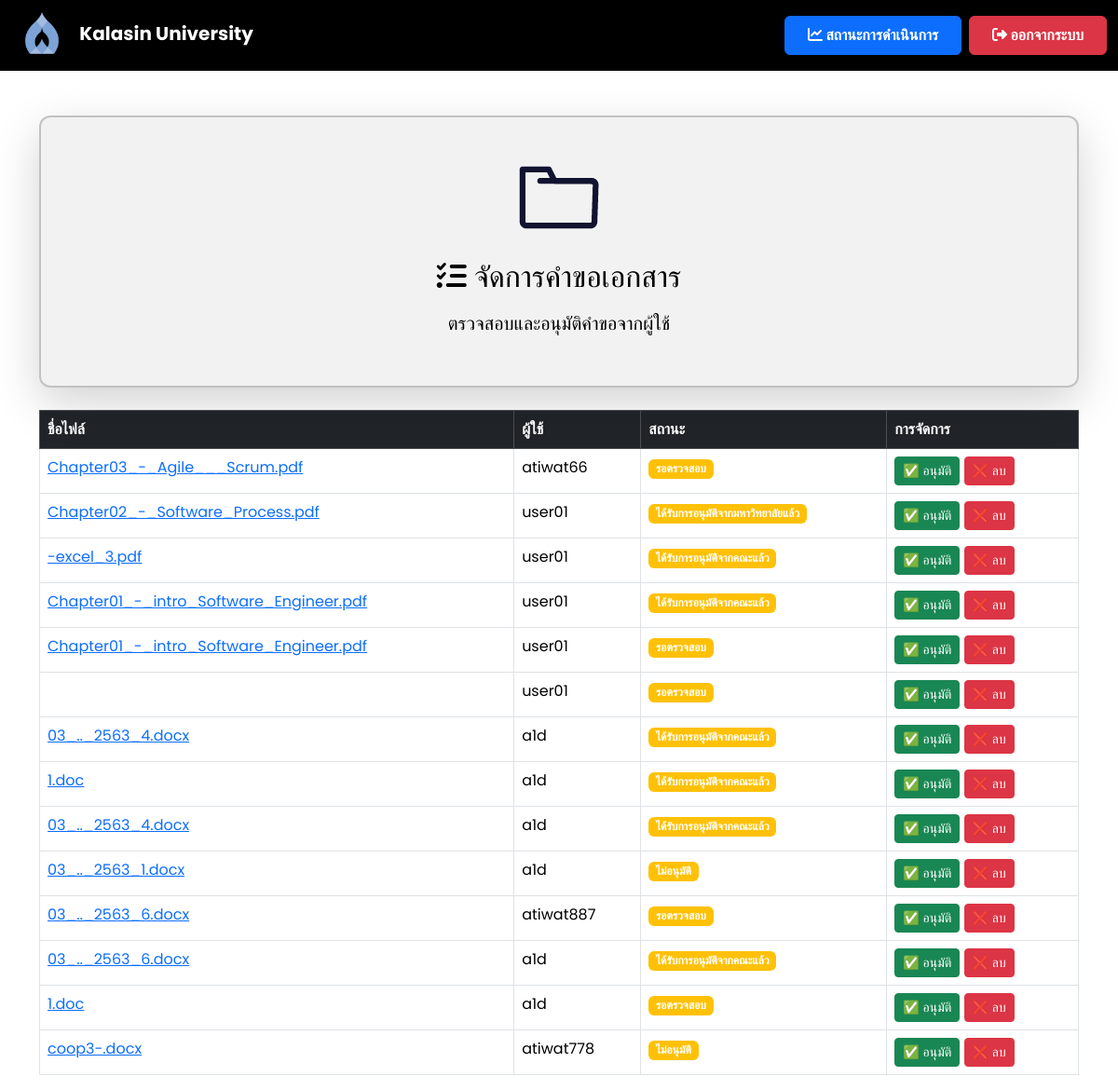
The app's page /manage_requests (signed in), older data.
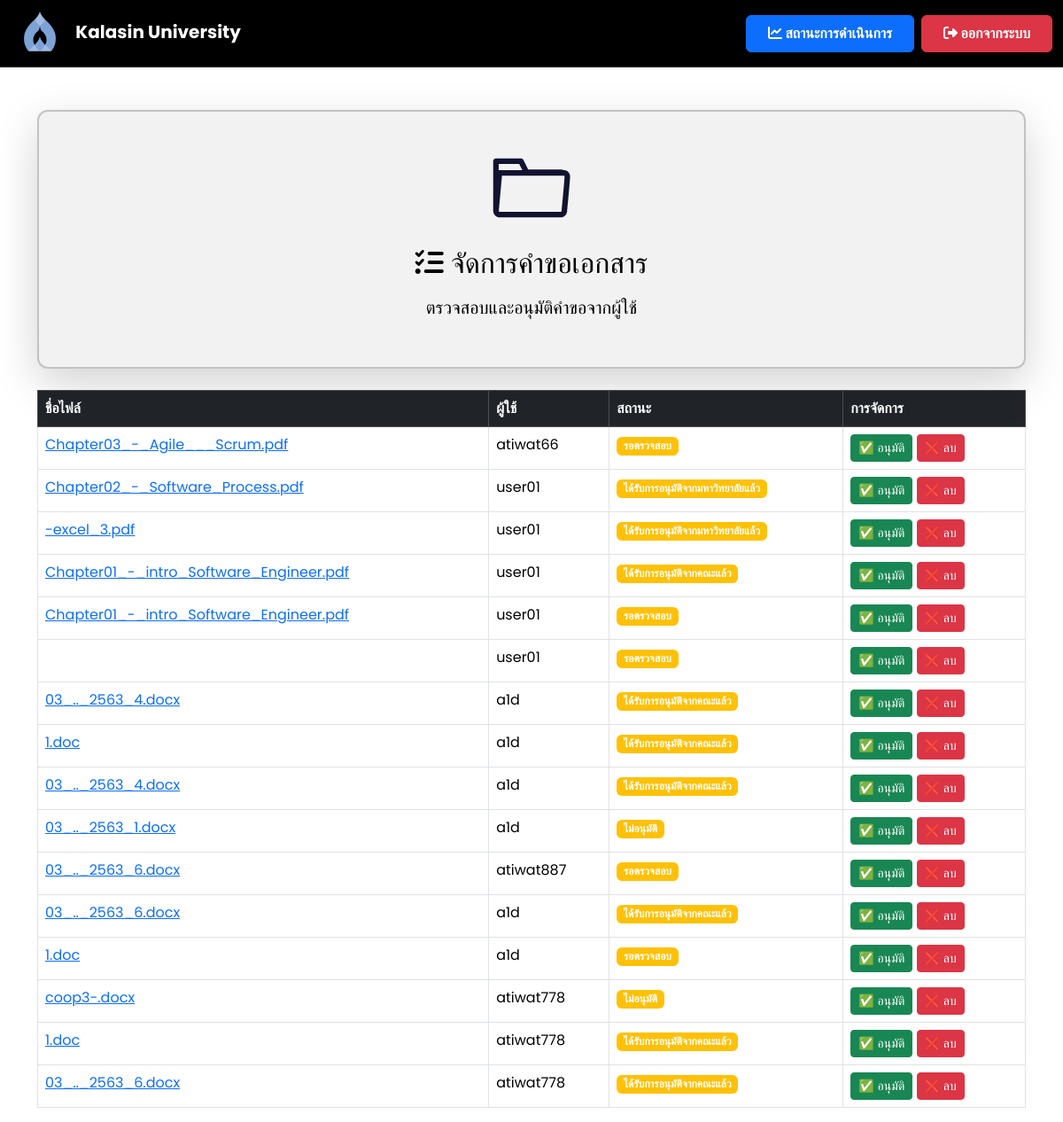
The same page, newer data.
### models.py (models this page shows)
class File(db.Model):
    id = db.Column(db.Integer, primary_key=True)
    filename = db.Column(db.String(255), nullable=False)
    file_path = db.Column(db.String(255), nullable=True)
    status = db.Column(db.String(50), nullable=False, default="รอตรวจสอบ")
    comment = db.Column(db.Text, nullable=True)
    user_id = db.Column(db.Integer, db.ForeignKey('user.id'), nullable=False)
    upload_date = db.Column(db.DateTime, default=db.func.current_timestamp())
    review_date = db.Column(db.DateTime, nullable=True)
    approve_date = db.Column(db.DateTime, nullable=True)
    user = db.relationship('User', back_populates='files')

class User(db.Model):
    id = db.Column(db.Integer, primary_key=True)
    username = db.Column(db.String(100), nullable=False, unique=True)
    role = db.Column(db.String(50), nullable=False)
    faculty = db.Column(db.String(100), nullable=True)
    document_requests = db.relationship('DocumentRequest', back_populates='user', lazy=True)
    files = db.relationship('File', back_populates='user', lazy=True)  # ✅ เพิ่มตรงนี้

### app.py (the view)
@app.route('/manage_requests')
def manage_requests():
    if 'user_id' not in session or session.get('role') not in ['admin', 'admin_university']:
        flash("⚠️ กรุณาเข้าสู่ระบบก่อน!", "warning")
        return redirect(url_for('login'))  # ถ้าไม่ได้ login ให้กลับไปหน้า login
    files = File.query.all()
    response = make_response(render_template('manage_requests.html', files=files))
    response.headers['Cache-Control'] = 'no-store, no-cache, must-revalidate, max-age=0'
    response.headers['Pragma'] = 'no-cache'
    response.headers['Expires'] = '0'
    return response

### templates/manage_requests.html (shortened to what this page needs)
<!DOCTYPE html>
<html lang="th">
<head>
    <link href="https://cdn.jsdelivr.net/npm/bootstrap@5.3.3/dist/css/bootstrap.min.css" rel="stylesheet">
    <link rel="stylesheet" href="https://cdnjs.cloudflare.com/ajax/libs/font-awesome/6.4.2/css/all.min.css">
</head>
<body>
    <nav class="navbar navbar-expand-lg navbar-dark">
        <div class="container-fluid">
            <a class="navbar-brand ms-2" href="{{ url_for('faculty_dashboard') }}">
                <img src="{{ url_for('static', filename='images/Kalasin_University_Seal.svg.png') }}"
                     alt="Kalasin University Logo" style="height: 50px; margin-right: 10px;">
                <strong>Kalasin University</strong>
            </a>
            <div class="ms-auto d-flex">
                <a href="{{ url_for('status') }}" class="btn btn-primary fw-bold px-4 py-2 me-2">
                    <i class="fas fa-chart-line"></i> สถานะการดำเนินการ
                </a>
                <a href="{{ url_for('logout') }}" class="btn btn-danger fw-bold px-4 py-2">
                    <i class="fas fa-sign-out-alt"></i> ออกจากระบบ
                </a>
            </div>
        </div>
    </nav>
<div class="container mt-5 d-flex justify-content-center">
    <div class="card shadow-lg" style="width: 1500px;">
        <div class="card-body d-flex flex-column align-items-center text-center">
            <img src="static/images/diiodid.gif" alt="Document Management" class="img-fluid mb-3" style="width: 100px; height: 100px;">
            <div>
                <h2 class="mb-3"><i class="fas fa-tasks"></i> จัดการคำขอเอกสาร</h2>
                <p class="lead">ตรวจสอบและอนุมัติคำขอจากผู้ใช้</p>
            </div>
        </div>
    </div>
</div>
    <div class="container mt-4">
        <table class="table table-bordered mt-3">
            <thead class="table-dark">
                <tr>
                    <th>ชื่อไฟล์</th>
                    <th>ผู้ใช้</th>
                    <th>สถานะ</th>
                    <th>การจัดการ</th>
                </tr>
            </thead>
            <tbody>
                {% for file in files %}
                <tr>
                    <td>
                        <a href="{{ url_for('uploaded_file', filename=file.filename) }}" target="_blank">
                            {{ file.filename }}
                        </a>
                    </td>
                    <td>{{ file.user.username }}</td>
                    <td>
                        <span class="badge {% if file.status == 'อนุมัติแล้ว' %} bg-success {% else %} bg-warning {% endif %}">
                            {{ file.status }}
                        </span>
                    </td>
                    <td>
                        {% if file.status != 'อนุมัติแล้ว' %}
                        <a href="{{ url_for('approve_file', file_id=file.id) }}" class="btn btn-success btn-sm">
                            ✅ อนุมัติ
                        </a>
                        {% endif %}
                        <a href="{{ url_for('delete_file', file_id=file.id) }}" class="btn btn-danger btn-sm"
                           onclick="return confirm('คุณแน่ใจหรือไม่ว่าต้องการลบไฟล์นี้?');">
                            ❌ ลบ
                        </a>
                    </td>
                </tr>
                {% else %}
                <tr>
                    <td colspan="4" class="text-center text-muted">ยังไม่มีคำขอเอกสาร</td>
                </tr>
                {% endfor %}
            </tbody>
        </table>
    </div>
</body>
</html>

### templates/manage_requests.html (style rules this page uses)
body { font-family: 'Poppins', sans-serif; background: white; color: black; }
.navbar { background: #000000; backdrop-filter: blur(10px); }
.card { background: rgba(0, 0, 0, 0.05); color: black; border-radius: 12px; padding: 20px; border: 2px solid rgba(0, 0, 0, 0.2); box-shadow: 0 5px 15px rgba(0, 0, 0, 0.2); }

Row changes from the older to the newer data that the page shows:
changed File "-excel_3.pdf": status "ได้รับการอนุมัติจากคณะแล้ว" → "ได้รับการอนุมัติจากมหาวิทยาลัยแล้ว"
added File: filename "1.doc", user.username "atiwat778", status "ได้รับการอนุมัติจากคณะแล้ว"
added File: filename "03_.._2563_6.docx", user.username "atiwat778", status "ได้รับการอนุมัติจากคณะแล้ว"
